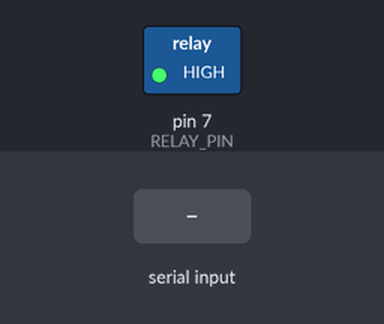
Simulated run of this sketch. Board: Arduino Uno, built with avr-gcc and run on an emulated ATmega328P. Shown: switched loads named in the sketch (green lamp = pin HIGH). Inputs (shaded band) come from the test bench. Pins used as bus, display or sensor lines are not drawn; what the sketch prints to the serial monitor is not drawn.

Above: at 5.7 s.
5.8 s: "RELAY_ON\n" received over Serial
At 6.3 s:
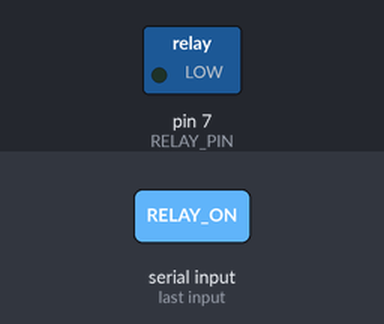
7.8 s: "RELAY_OFF\n" received over Serial
At 9.2 s:
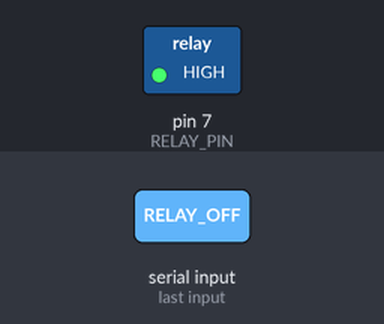
Timing chart, 0 to 10.8 s (numbered marks = the images above; inputs shaded):
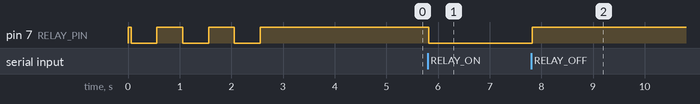

Measured:
- after the input at 5.8 s, pin 7 (RELAY_PIN): HIGH → LOW at once
- after the input at 7.8 s, pin 7 (RELAY_PIN): LOW → HIGH at once

The sketch:

weldguard_rfid_serial.ino
```cpp
/*
  WeldGuard — Arduino Uno USB Serial RFID & Relay Controller
  Menghubungkan Arduino Uno dengan Laptop/PC menggunakan kabel USB (Serial).
  - Membaca RFID MFRC522 dan mengirim UID ke Laptop.
  - Menerima string "RELAY_ON\n" atau "RELAY_OFF\n" dari Laptop untuk mengontrol Relay.
*/

#include <SPI.h>
#include <MFRC522.h>

// --- KONFIGURASI PIN UNTUK ARDUINO UNO ---
// Pin SPI Wajib di Arduino Uno: SCK = 13, MISO = 12, MOSI = 11
#define SS_PIN    10  // SDA pin untuk RFID MFRC522
#define RST_PIN   9   // RST pin untuk RFID MFRC522
#define RELAY_PIN 7   // Pin Output ke IN Relay

// Biasanya modul relay aktif LOW (LOW = Relay tertutup / arus tersambung)
// Ubah jika relay kamu tipe aktif HIGH
const int RELAY_ON_STATE = LOW;
const int RELAY_OFF_STATE = HIGH;

MFRC522 mfrc522(SS_PIN, RST_PIN);

void setRelay(bool turnOn) {
  pinMode(RELAY_PIN, OUTPUT);
  if (turnOn) {
    digitalWrite(RELAY_PIN, RELAY_ON_STATE);
  } else {
    digitalWrite(RELAY_PIN, RELAY_OFF_STATE);
  }
}

void setup() {
  Serial.begin(115200);

  // Posisi awal: Mesin mati (arus terputus)
  setRelay(false);

  // Inisialisasi SPI & RFID
  SPI.begin();
  mfrc522.PCD_Init();

  Serial.println("[INFO] WeldGuard Arduino Uno Serial Interface Berjalan.");
  Serial.println("[INFO] Silakan tap kartu RFID...");

  // === TES RELAY SAAT BOOT ===
  Serial.println("[TEST] Memulai tes relay 3x ceklek...");
  for (int i = 0; i < 3; i++) {
    Serial.print("[TEST] Relay ON - ceklek ");
    Serial.println(i + 1);
    setRelay(true);
    delay(500);

    Serial.print("[TEST] Relay OFF ");
    Serial.println(i + 1);
    setRelay(false);
    delay(500);
  }
  Serial.println("[TEST] Tes relay selesai.");
}

void loop() {
  // 1. CEK DATA DARI LAPTOP (SERIAL RX)
  if (Serial.available() > 0) {
    String command = Serial.readStringUntil('\n');
    command.trim();

    if (command == "RELAY_ON") {
      setRelay(true);
      // Serial.println("[UNO] Mesin Dinyalakan (Aman)");
    }
    else if (command == "RELAY_OFF") {
      setRelay(false);
      // Serial.println("[UNO] Mesin Dimatikan (Pelanggaran/Selesai)");
    }
  }

  // 2. CEK KARTU RFID (TAP)
  if (mfrc522.PICC_IsNewCardPresent() && mfrc522.PICC_ReadCardSerial()) {
    String uid = "";
    for (byte i = 0; i < mfrc522.uid.size; i++) {
      uid += String(mfrc522.uid.uidByte[i] < 0x10 ? "0" : "");
      uid += String(mfrc522.uid.uidByte[i], HEX);
    }
    uid.toUpperCase();

    // Kirim UID ke Laptop melalui Serial
    Serial.println("UID:" + uid);

    // Beri delay agar tidak double tap dalam waktu singkat
    delay(2000);
  }
}
```
